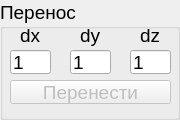
       <widget class="QGroupBox" name="groupBox_move">
        <property name="sizePolicy">
         <sizepolicy hsizetype="Preferred" vsizetype="Expanding">
          <horstretch>0</horstretch>
          <verstretch>0</verstretch>
         </sizepolicy>
        </property>
        <property name="minimumSize">
         <size>
          <width>0</width>
          <height>120</height>
         </size>
        </property>
        <property name="maximumSize">
         <size>
          <width>16777215</width>
          <height>120</height>
         </size>
        </property>
        <property name="font">
         <font>
          <pointsize>14</pointsize>
         </font>
        </property>
        <property name="title">
         <string>Перенос</string>
        </property>
        <widget class="QLineEdit" name="lineEdit_dx">
         <property name="geometry">
          <rect>
           <x>10</x>
           <y>50</y>
           <width>41</width>
           <height>24</height>
          </rect>
         </property>
         <property name="sizePolicy">
          <sizepolicy hsizetype="Expanding" vsizetype="Preferred">
           <horstretch>0</horstretch>
           <verstretch>0</verstretch>
          </sizepolicy>
         </property>
         <property name="inputMask">
          <string notr="true"/>
         </property>
         <property name="text">
          <string>1</string>
         </property>
         <property name="maxLength">
          <number>32767</number>
         </property>
         <property name="clearButtonEnabled">
          <bool>false</bool>
         </property>
        </widget>
        <widget class="QLineEdit" name="lineEdit_dy">
         <property name="geometry">
          <rect>
           <x>70</x>
           <y>50</y>
           <width>41</width>
           <height>24</height>
          </rect>
         </property>
         <property name="sizePolicy">
          <sizepolicy hsizetype="Expanding" vsizetype="Preferred">
           <horstretch>0</horstretch>
           <verstretch>0</verstretch>
          </sizepolicy>
         </property>
         <property name="text">
          <string>1</string>
         </property>
        </widget>
        <widget class="QLineEdit" name="lineEdit_dz">
         <property name="geometry">
          <rect>
           <x>130</x>
           <y>50</y>
           <width>41</width>
           <height>24</height>
          </rect>
         </property>
         <property name="sizePolicy">
          <sizepolicy hsizetype="Expanding" vsizetype="Preferred">
           <horstretch>0</horstretch>
           <verstretch>0</verstretch>
          </sizepolicy>
         </property>
         <property name="text">
          <string>1</string>
         </property>
        </widget>
        <widget class="QLabel" name="label_dx">
         <property name="geometry">
          <rect>
           <x>20</x>
           <y>25</y>
           <width>31</width>
           <height>21</height>
          </rect>
         </property>
         <property name="sizePolicy">
          <sizepolicy hsizetype="Preferred" vsizetype="Preferred">
           <horstretch>0</horstretch>
           <verstretch>0</verstretch>
          </sizepolicy>
         </property>
         <property name="text">
          <string>dx</string>
         </property>
        </widget>
        <widget class="QLabel" name="label_dy">
         <property name="geometry">
          <rect>
           <x>80</x>
           <y>20</y>
           <width>31</width>
           <height>31</height>
          </rect>
         </property>
         <property name="sizePolicy">
          <sizepolicy hsizetype="Preferred" vsizetype="Preferred">
           <horstretch>0</horstretch>
           <verstretch>0</verstretch>
          </sizepolicy>
         </property>
         <property name="text">
          <string>dy</string>
         </property>
        </widget>
        <widget class="QLabel" name="label_dz">
         <property name="geometry">
          <rect>
           <x>140</x>
           <y>25</y>
           <width>31</width>
           <height>21</height>
          </rect>
         </property>
         <property name="sizePolicy">
          <sizepolicy hsizetype="Preferred" vsizetype="Preferred">
           <horstretch>0</horstretch>
           <verstretch>0</verstretch>
          </sizepolicy>
         </property>
         <property name="text">
          <string>dz</string>
         </property>
        </widget>
        <widget class="QPushButton" name="button_move">
         <property name="enabled">
          <bool>false</bool>
         </property>
         <property name="geometry">
          <rect>
           <x>10</x>
           <y>80</y>
           <width>161</width>
           <height>24</height>
          </rect>
         </property>
         <property name="sizePolicy">
          <sizepolicy hsizetype="Minimum" vsizetype="Preferred">
           <horstretch>0</horstretch>
           <verstretch>0</verstretch>
          </sizepolicy>
         </property>
         <property name="text">
          <string>Перенести</string>
         </property>
        </widget>
       </widget>
